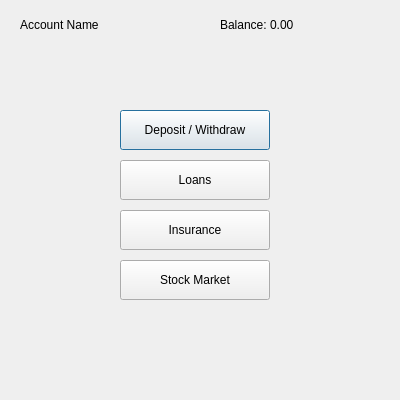
<?xml version="1.0" encoding="UTF-8"?>
<ui version="4.0">
 <class>MainMenuDialog</class>
 <widget class="QDialog" name="MainMenuDialog">
  <property name="geometry">
   <rect>
    <x>0</x>
    <y>0</y>
    <width>400</width>
    <height>400</height>
   </rect>
  </property>
  <property name="windowTitle">
   <string>Main Menu</string>
  </property>
  <widget class="QWidget" name="widget" native="true">
   <property name="geometry">
    <rect>
     <x>0</x>
     <y>0</y>
     <width>390</width>
     <height>310</height>
    </rect>
   </property>
   <widget class="QLabel" name="labelAccount">
    <property name="geometry">
     <rect>
      <x>20</x>
      <y>10</y>
      <width>180</width>
      <height>30</height>
     </rect>
    </property>
    <property name="text">
     <string>Account Name</string>
    </property>
   </widget>
   <widget class="QLabel" name="labelBalance">
    <property name="geometry">
     <rect>
      <x>220</x>
      <y>10</y>
      <width>150</width>
      <height>30</height>
     </rect>
    </property>
    <property name="text">
     <string>Balance: 0.00</string>
    </property>
   </widget>
   <widget class="QPushButton" name="depositWithdrawButton">
    <property name="geometry">
     <rect>
      <x>120</x>
      <y>110</y>
      <width>150</width>
      <height>40</height>
     </rect>
    </property>
    <property name="text">
     <string>Deposit / Withdraw</string>
    </property>
   </widget>
   <widget class="QPushButton" name="loansButton">
    <property name="geometry">
     <rect>
      <x>120</x>
      <y>160</y>
      <width>150</width>
      <height>40</height>
     </rect>
    </property>
    <property name="text">
     <string>Loans</string>
    </property>
   </widget>
   <widget class="QPushButton" name="inssuranceButton">
    <property name="geometry">
     <rect>
      <x>120</x>
      <y>210</y>
      <width>150</width>
      <height>40</height>
     </rect>
    </property>
    <property name="text">
     <string>Insurance</string>
    </property>
   </widget>
   <widget class="QPushButton" name="stockMarketButton">
    <property name="geometry">
     <rect>
      <x>120</x>
      <y>260</y>
      <width>150</width>
      <height>40</height>
     </rect>
    </property>
    <property name="text">
     <string>Stock Market</string>
    </property>
   </widget>
  </widget>
 </widget>
 <resources/>
 <connections/>
</ui>
